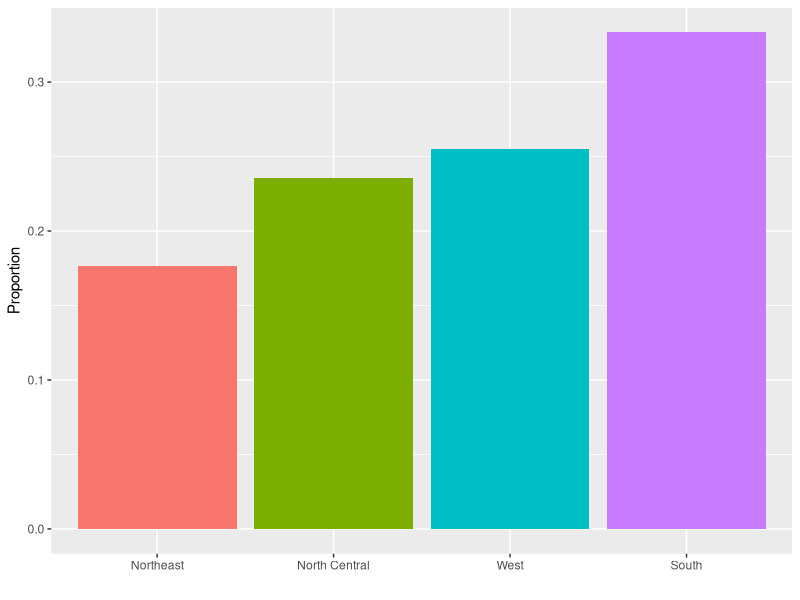
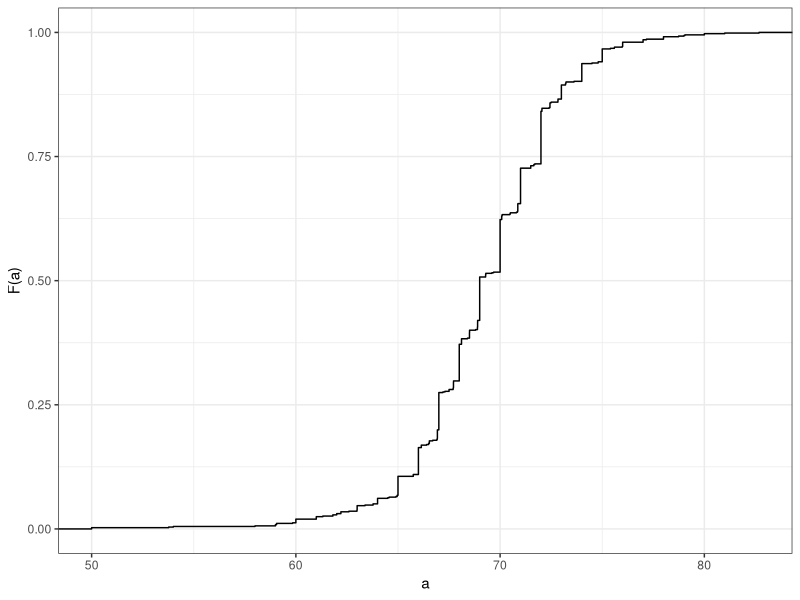
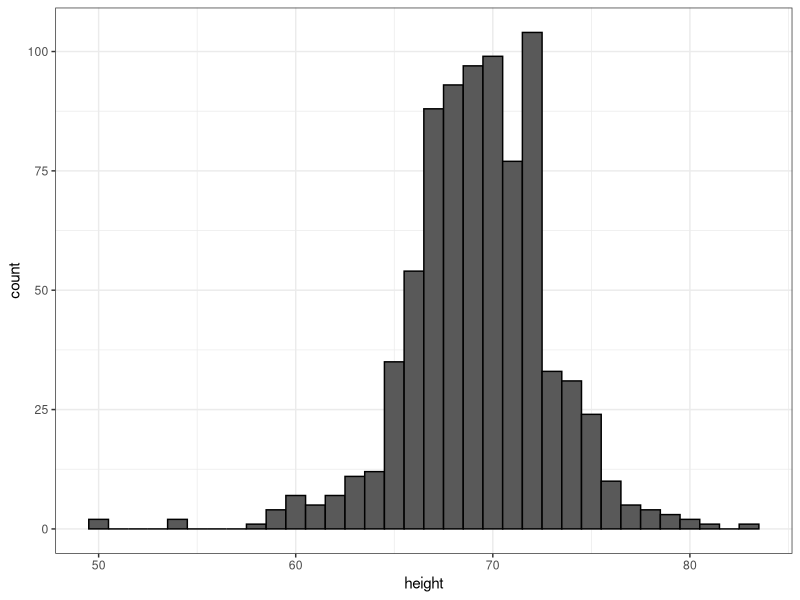
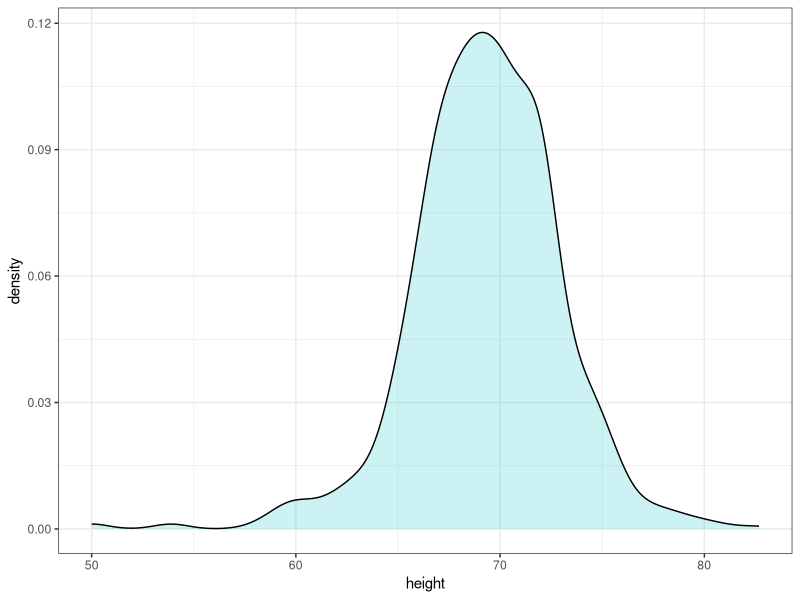
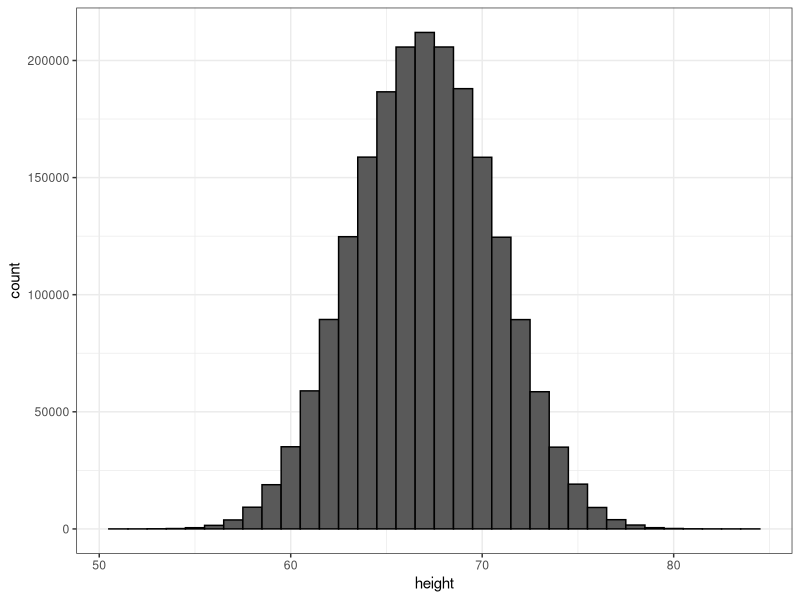
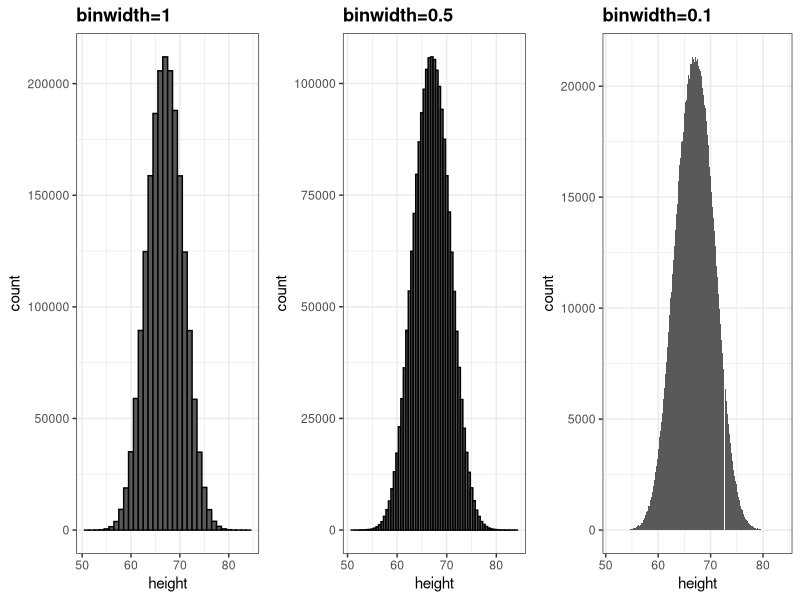
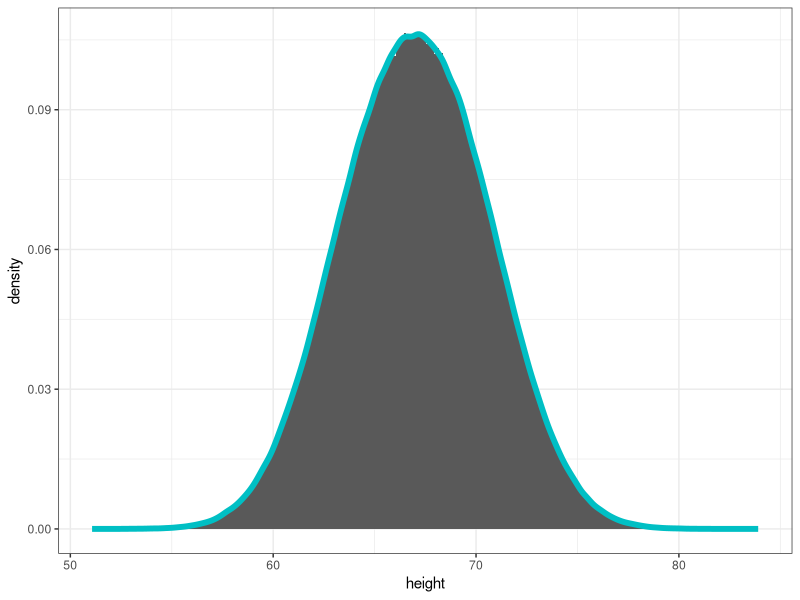
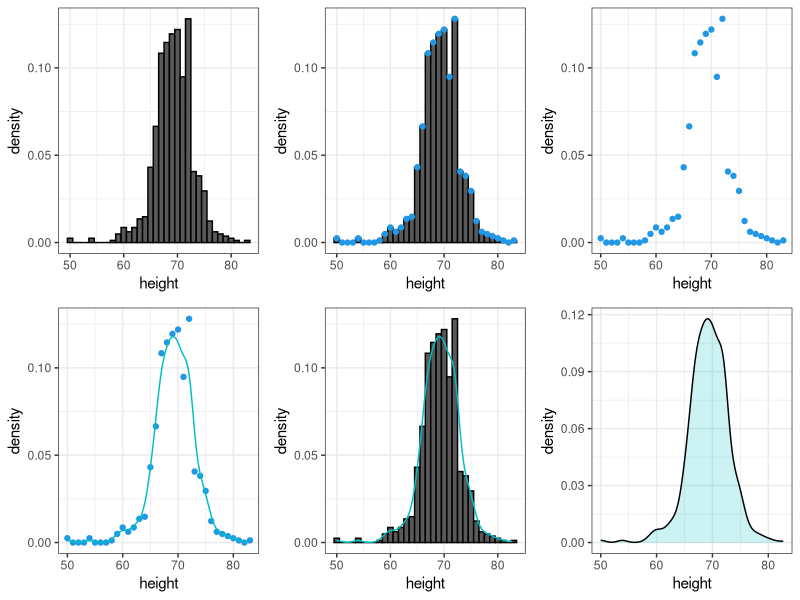

These charts were generated, in order, by the following R code:
## ---- chunk 1
library(tidyverse)
library(dslabs)
data(heights)
## ---- chunk 2
prop.table(table(heights$sex))
## ---- chunk 3
murders %>% group_by(region) %>%
  summarize(n = n()) %>%
  mutate(Proportion = n/sum(n), 
         region = reorder(region, Proportion)) %>%
  ggplot(aes(x=region, y=Proportion, fill=region)) + 
  geom_bar(stat = "identity", show.legend = FALSE) + 
  xlab("")
## ---- chunk 4
ds_theme_set()
heights %>% filter(sex=="Male") %>% ggplot(aes(height)) + 
  stat_ecdf() +
  ylab("F(a)") + xlab("a")
## ---- chunk 5
heights %>% 
  filter(sex=="Male") %>% 
  ggplot(aes(height)) + 
  geom_histogram(binwidth = 1, color = "black")
## ---- chunk 6
heights %>% 
  filter(sex=="Male") %>% 
  ggplot(aes(height)) + 
  geom_density(alpha=.2, fill= "#00BFC4")  
## ---- chunk 7
set.seed(1988)
x <- data.frame(height = c(rnorm(1000000,69,3), rnorm(1000000,65,3)))
x %>% ggplot(aes(height)) + geom_histogram(binwidth = 1, color = "black")
## ---- chunk 8
p1 <- x %>% ggplot(aes(height)) + geom_histogram(binwidth = 1, color = "black") + ggtitle("binwidth=1")
p2 <- x %>% ggplot(aes(height)) + geom_histogram(binwidth = 0.5, color="black") + ggtitle("binwidth=0.5") 
p3 <- x %>% ggplot(aes(height)) + geom_histogram(binwidth = 0.1) + ggtitle("binwidth=0.1")
library(gridExtra)
grid.arrange(p1, p2, p3, nrow = 1)
## ---- chunk 9
x %>% ggplot(aes(height)) + 
  geom_histogram(aes(y=..density..), binwidth = 0.1) +
  geom_density(col="#00BFC4", lwd = 2)
## ---- chunk 10
hist1 <- heights %>% 
  filter(sex=="Male") %>% 
  ggplot(aes(height)) +
  geom_histogram(aes(y=..density..), binwidth = 1, color="black") 
hist2 <- hist1 +
  geom_density(col="#00BFC4")
hist3 <- hist1 + 
  geom_point(data = ggplot_build(hist2)$data[[1]], aes(x,y), col = 4)
hist4 <- ggplot() + geom_point(data = ggplot_build(hist2)$data[[1]], aes(x,y), col = 4) + 
  xlab("height") + ylab("density")
hist5 <- hist4 + geom_line(data = ggplot_build(hist2)$data[[2]], aes(x,y), col="#00BFC4")
hist6 <- heights %>% 
  filter(sex=="Male") %>% 
  ggplot(aes(height)) +
  geom_density(alpha = 0.2, fill="#00BFC4")
grid.arrange(hist1, hist3, hist4, hist5, hist2, hist6, nrow=2)
## ---- chunk 11
p1 <- heights %>% 
  filter(sex=="Male")%>% ggplot(aes(height)) +
  geom_histogram(aes(y=..density..), binwidth = 1) + 
  geom_density(col="#00BFC4", adjust = 0.5)

p2 <- heights %>% 
  filter(sex=="Male") %>% ggplot(aes(height)) +
  geom_histogram(aes(y=..density..), binwidth = 1) + 
  geom_density(col="#00BFC4", adjust = 2)

grid.arrange(p1,p2, ncol=2)
## ---- chunk 12
d <- with(heights, density(height[sex=="Male"]))
tmp <- data.frame(height=d$x, density=d$y)
tmp %>% ggplot(aes(height,density)) + geom_line() + 
  geom_area(aes(x=height,y=density), data = filter(tmp, between(height, 65, 68)), alpha=0.2, fill="#00BFC4")
## ---- chunk 13
heights %>% 
  filter(sex=="Male") %>% 
  ggplot(aes(height)) + 
  geom_density(alpha=.2, fill= "#00BFC4")  
## ---- chunk 14
heights %>% 
  ggplot(aes(height, fill=sex)) + 
  geom_density(alpha = 0.2)
## ---- chunk 15
library(dslabs)
ds_theme_set()
data(murders)
murders %>% group_by(region) %>%
  summarize(n = n()) %>%
  mutate(Proportion = n/sum(n), 
         region = reorder(region, Proportion)) %>%
  ggplot(aes(x=region, y=Proportion, fill=region)) + 
  geom_bar(stat = "identity", show.legend = FALSE) + 
  xlab("")
## ---- chunk 16
heights %>% filter(sex=="Male") %>% ggplot(aes(height)) + 
  stat_ecdf() +
  ylab("F(a)") + xlab("a")
## ---- chunk 17
murders %>% mutate(murder_rate = total/population * 10^5) %>%
  ggplot(aes(murder_rate)) + 
  stat_ecdf() +
  ylab("F(a)") + xlab("a")
## ---- chunk 18
heights %>% 
  filter(sex=="Male") %>% 
  ggplot(aes(height)) + 
  geom_histogram(binwidth = 1, color = "black")
## ---- chunk 19
murders %>% ggplot(aes(x=population/10^6)) + 
  geom_density(fill = "grey") + 
  scale_x_log10() +
  xlab("Population in millions")
## ---- chunk 20
library(gridExtra)
p1 <- murders %>% ggplot(aes(x=population/10^6)) + 
  geom_density(fill = "grey", bw = 5) + xlab("Population in millions") + ggtitle("1")
p2 <- murders %>% ggplot(aes(x=population/10^6)) + 
  geom_density(fill = "grey", bw = .05) + scale_x_log10() + xlab("Population in millions") + ggtitle("2")
p3 <- murders %>% ggplot(aes(x=population/10^6)) + 
  geom_density(fill = "grey", bw = 1) + scale_x_log10() + xlab("Population in millions") + ggtitle("3")
grid.arrange(p1,p2,p3,ncol=2)
## ---- chunk 21
mu <- 0; s <- 1
norm_dist <- data.frame(x=seq(-4,4,len=50)*s+mu) %>% mutate(density=dnorm(x,mu,s))
norm_dist %>% ggplot(aes(x,density)) + geom_line()
## ---- chunk 22
m <- sum(x) / length(x)
## ---- chunk 23
s <- sqrt(sum((x-mu)^2) / length(x))
## ---- chunk 24
index <- heights$sex=="Male"
x <- heights$height[index]
## ---- chunk 25
m <- mean(x)
s <- sd(x)
c(average = m, sd = s)
## ---- chunk 26
norm_dist <- data.frame(x = seq(-4, 4, len=50)*s + m) %>% 
  mutate(density = dnorm(x, m, s))

heights %>% filter(sex=="Male") %>% ggplot(aes(height)) +
  geom_density(fill="#0099FF") +
  geom_line(aes(x, density),  data = norm_dist, lwd=1.5) 
## ---- chunk 27
z <- scale(x)
## ---- chunk 28
mean(abs(z) < 2)
## ---- chunk 29
pnorm(-1.96)
## ---- chunk 30
qnorm(0.975)
## ---- chunk 31
qnorm(0.975, mean = 5, sd = 2)
## ---- chunk 32
mean(x <= 69.5)
## ---- chunk 33
p <- seq(0.05, 0.95, 0.05)
## ---- chunk 34
sample_quantiles <- quantile(x, p)
## ---- chunk 35
theoretical_quantiles <- qnorm(p, mean = mean(x), sd = sd(x))
## ---- chunk 36
qplot(theoretical_quantiles, sample_quantiles) + geom_abline()
## ---- chunk 37
data(murders)
murders <- murders %>% mutate(rate = total/population*100000)
library(gridExtra)
p1 <- murders %>% ggplot(aes(x=rate)) + geom_histogram(binwidth = 1) + ggtitle("Histogram")
p2 <- murders %>% ggplot(aes(sample=rate)) + 
  geom_qq(dparams=summarize(murders, mean=mean(rate), sd=sd(rate))) +
  geom_abline() + ggtitle("QQ-plot")
grid.arrange(p1, p2, ncol = 2)
## ---- chunk 38
murders %>% ggplot(aes("",rate)) + geom_boxplot() +
  coord_cartesian(xlim = c(0, 2)) + xlab("")
## ---- chunk 39
heights %>% ggplot(aes(x=sex, y=height, fill=sex)) +
  geom_boxplot()
## ---- chunk 40
p1 <- heights %>% filter(sex=="Female") %>%
  ggplot(aes(height)) +
  geom_density(fill="#F8766D") 
p2 <- heights %>% filter(sex=="Female") %>% 
  ggplot(aes(sample=scale(height))) +
  geom_qq() + geom_abline() + ylab("Standard Units")
grid.arrange(p1, p2, ncol=2)
## ---- chunk 41
heights %>% filter(sex=="Female") %>% 
  top_n(5, desc(height)) %>%
  pull(height)
## ---- chunk 42
library(tidyverse)
library(dslabs)
ds_theme_set()
data(gapminder)
tab <- gapminder %>% filter(year == 2010) %>% group_by(continent) %>% select(continent, population)  
tab %>% ggplot(aes(x=continent, y=population/10^6)) + 
  geom_boxplot() + 
  scale_y_continuous(trans = "log10", breaks = c(1,10,100,1000)) + ylab("Population in millions")
## ---- chunk 43
murders %>% ggplot(aes(region)) + geom_bar()
## ---- chunk 44
data(murders)
tab <- murders %>% 
  count(region) %>% 
  mutate(proportion = n/sum(n))
tab
## ---- chunk 45
tab %>% ggplot(aes(region, proportion)) + geom_bar(stat = "identity")
## ---- chunk 46
heights %>% 
  filter(sex == "Female") %>% 
  ggplot(aes(height)) +
  geom_histogram(binwidth = 1, fill = "blue", col = "black") +
  xlab("Male heights in inches") + 
  ggtitle("Histogram")
## ---- chunk 47
heights %>% 
  filter(sex == "Female") %>%
  ggplot(aes(height)) +
  geom_density(fill="blue")
## ---- chunk 48
heights %>% ggplot(aes(sex, height)) +
  geom_boxplot()
## ---- chunk 49
heights %>% filter(sex=="Male") %>%
  ggplot(aes(sample = height)) +
  geom_qq()
## ---- chunk 50
x <- expand.grid(x = 1:12, y = 1:10) %>% 
  mutate(z = 1:120) 
## ---- chunk 51
x %>% ggplot(aes(x, y, fill = z)) + 
  geom_raster() + 
  scale_fill_gradientn(colors =  terrain.colors(10))
## ---- chunk 52
x <- heights %>% 
  filter(sex=="Male") %>% 
  pull(height)
## ---- chunk 53
qplot(x, bins=15, color = I("black"), xlab = "Population")
